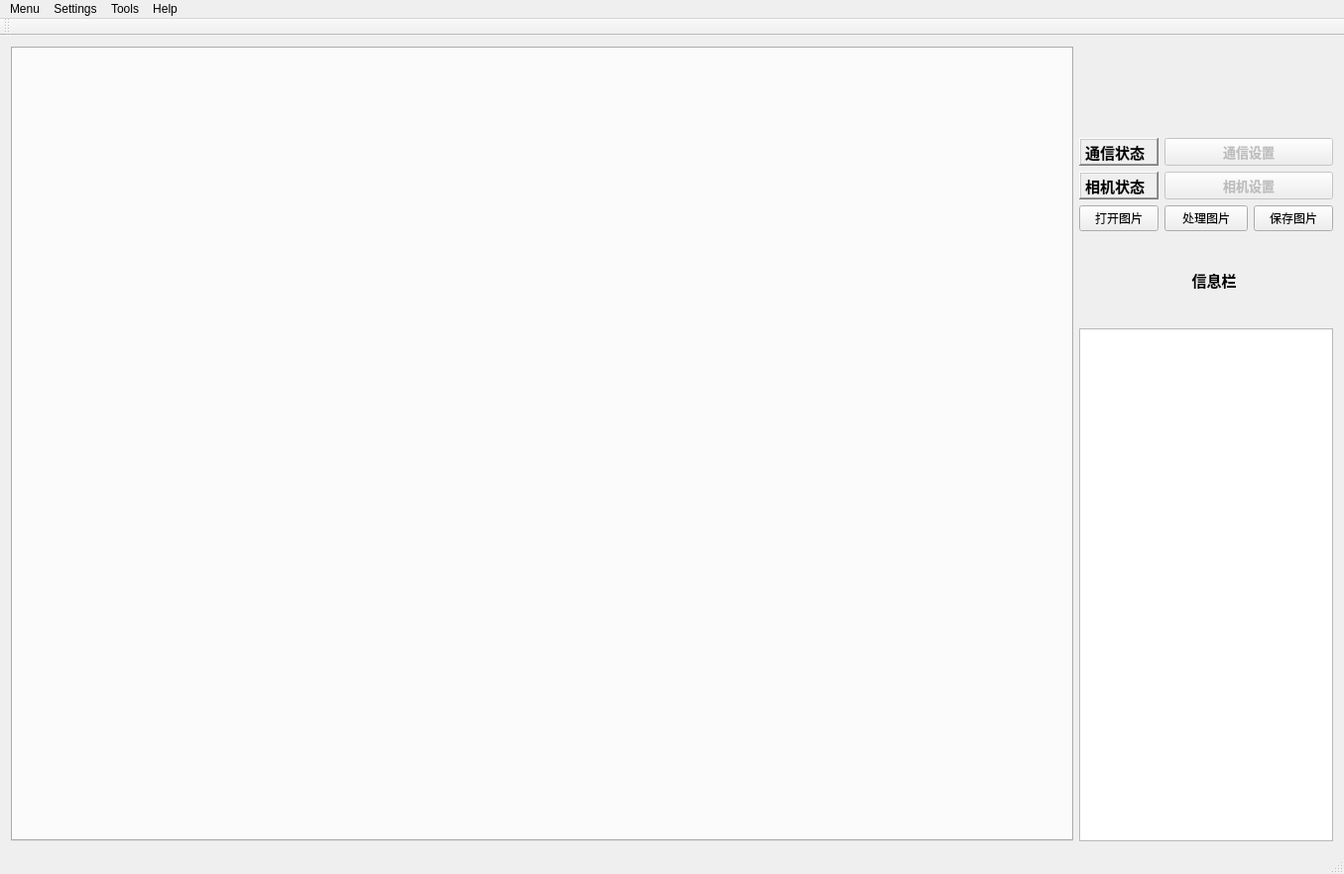
<?xml version="1.0" encoding="UTF-8"?>
<ui version="4.0">
 <class>XG_Vision</class>
 <widget class="QMainWindow" name="XG_Vision">
  <property name="windowModality">
   <enum>Qt::WindowModal</enum>
  </property>
  <property name="geometry">
   <rect>
    <x>0</x>
    <y>0</y>
    <width>1355</width>
    <height>881</height>
   </rect>
  </property>
  <property name="windowTitle">
   <string>XG_Vision</string>
  </property>
  <widget class="QWidget" name="centralWidget">
   <layout class="QGridLayout" name="gridLayout">
    <item row="5" column="1" rowspan="6" colspan="3">
     <widget class="QTextEdit" name="textEdit">
      <property name="sizePolicy">
       <sizepolicy hsizetype="Expanding" vsizetype="Expanding">
        <horstretch>0</horstretch>
        <verstretch>0</verstretch>
       </sizepolicy>
      </property>
      <property name="font">
       <font>
        <pointsize>10</pointsize>
       </font>
      </property>
      <property name="readOnly">
       <bool>true</bool>
      </property>
     </widget>
    </item>
    <item row="2" column="2" colspan="2">
     <widget class="QPushButton" name="pushButton_3">
      <property name="enabled">
       <bool>false</bool>
      </property>
      <property name="font">
       <font>
        <pointsize>10</pointsize>
        <weight>75</weight>
        <bold>true</bold>
       </font>
      </property>
      <property name="cursor">
       <cursorShape>PointingHandCursor</cursorShape>
      </property>
      <property name="layoutDirection">
       <enum>Qt::LeftToRight</enum>
      </property>
      <property name="autoFillBackground">
       <bool>false</bool>
      </property>
      <property name="text">
       <string>相机设置</string>
      </property>
     </widget>
    </item>
    <item row="0" column="0" rowspan="11">
     <widget class="QTabWidget" name="tabWidget">
      <property name="sizePolicy">
       <sizepolicy hsizetype="Expanding" vsizetype="Expanding">
        <horstretch>0</horstretch>
        <verstretch>0</verstretch>
       </sizepolicy>
      </property>
      <property name="autoFillBackground">
       <bool>true</bool>
      </property>
      <property name="currentIndex">
       <number>-1</number>
      </property>
     </widget>
    </item>
    <item row="3" column="1">
     <widget class="QPushButton" name="pushButton_6">
      <property name="text">
       <string>打开图片</string>
      </property>
     </widget>
    </item>
    <item row="3" column="2">
     <widget class="QPushButton" name="pushButton_5">
      <property name="text">
       <string>处理图片</string>
      </property>
     </widget>
    </item>
    <item row="2" column="1">
     <widget class="QLabel" name="label_4">
      <property name="font">
       <font>
        <pointsize>11</pointsize>
        <weight>75</weight>
        <bold>true</bold>
       </font>
      </property>
      <property name="frameShape">
       <enum>QFrame::WinPanel</enum>
      </property>
      <property name="frameShadow">
       <enum>QFrame::Raised</enum>
      </property>
      <property name="lineWidth">
       <number>3</number>
      </property>
      <property name="midLineWidth">
       <number>3</number>
      </property>
      <property name="text">
       <string>相机状态</string>
      </property>
     </widget>
    </item>
    <item row="3" column="3">
     <widget class="QPushButton" name="pushButton_4">
      <property name="text">
       <string>保存图片</string>
      </property>
     </widget>
    </item>
    <item row="1" column="2" colspan="2">
     <widget class="QPushButton" name="pushButton_7">
      <property name="enabled">
       <bool>false</bool>
      </property>
      <property name="font">
       <font>
        <pointsize>10</pointsize>
        <weight>75</weight>
        <bold>true</bold>
       </font>
      </property>
      <property name="layoutDirection">
       <enum>Qt::LeftToRight</enum>
      </property>
      <property name="autoFillBackground">
       <bool>false</bool>
      </property>
      <property name="text">
       <string>通信设置</string>
      </property>
     </widget>
    </item>
    <item row="1" column="1">
     <widget class="QLabel" name="label_3">
      <property name="font">
       <font>
        <pointsize>11</pointsize>
        <weight>75</weight>
        <bold>true</bold>
       </font>
      </property>
      <property name="frameShape">
       <enum>QFrame::WinPanel</enum>
      </property>
      <property name="frameShadow">
       <enum>QFrame::Raised</enum>
      </property>
      <property name="lineWidth">
       <number>3</number>
      </property>
      <property name="midLineWidth">
       <number>3</number>
      </property>
      <property name="text">
       <string>通信状态</string>
      </property>
     </widget>
    </item>
    <item row="4" column="2">
     <widget class="QLabel" name="label_2">
      <property name="sizePolicy">
       <sizepolicy hsizetype="Ignored" vsizetype="Ignored">
        <horstretch>0</horstretch>
        <verstretch>0</verstretch>
       </sizepolicy>
      </property>
      <property name="minimumSize">
       <size>
        <width>100</width>
        <height>20</height>
       </size>
      </property>
      <property name="font">
       <font>
        <pointsize>11</pointsize>
        <weight>75</weight>
        <bold>true</bold>
       </font>
      </property>
      <property name="layoutDirection">
       <enum>Qt::LeftToRight</enum>
      </property>
      <property name="text">
       <string>信息栏</string>
      </property>
      <property name="alignment">
       <set>Qt::AlignCenter</set>
      </property>
     </widget>
    </item>
   </layout>
  </widget>
  <widget class="QMenuBar" name="menuBar">
   <property name="geometry">
    <rect>
     <x>0</x>
     <y>0</y>
     <width>1355</width>
     <height>23</height>
    </rect>
   </property>
   <widget class="QMenu" name="menu">
    <property name="title">
     <string>Menu</string>
    </property>
    <addaction name="actionAdd_a_new_station"/>
    <addaction name="actionDel_a_station"/>
   </widget>
   <widget class="QMenu" name="menuAbout">
    <property name="title">
     <string>Help</string>
    </property>
    <addaction name="actionAbout_2"/>
   </widget>
   <widget class="QMenu" name="menuSettings">
    <property name="title">
     <string>Settings</string>
    </property>
    <addaction name="actionCamera_Settings"/>
    <addaction name="actionMatch_Settings"/>
    <addaction name="actionCommunicate_Settings"/>
    <addaction name="actionCalibration_Settings"/>
    <addaction name="actionRecord_Settings"/>
   </widget>
   <widget class="QMenu" name="menuTools">
    <property name="title">
     <string>Tools</string>
    </property>
    <addaction name="actionOpen_A_Image_And_Process"/>
    <addaction name="actionGrab_Image_And_Process"/>
   </widget>
   <addaction name="menu"/>
   <addaction name="menuSettings"/>
   <addaction name="menuTools"/>
   <addaction name="menuAbout"/>
  </widget>
  <widget class="QToolBar" name="mainToolBar">
   <attribute name="toolBarArea">
    <enum>TopToolBarArea</enum>
   </attribute>
   <attribute name="toolBarBreak">
    <bool>false</bool>
   </attribute>
  </widget>
  <widget class="QStatusBar" name="statusBar"/>
  <action name="actionAdd_a_new_station">
   <property name="text">
    <string>Add a new station</string>
   </property>
  </action>
  <action name="actionAbout">
   <property name="text">
    <string>About</string>
   </property>
  </action>
  <action name="actionAbout_2">
   <property name="text">
    <string>About</string>
   </property>
  </action>
  <action name="actionDel_a_station">
   <property name="text">
    <string>Del current station</string>
   </property>
  </action>
  <action name="actionCamera_Settings">
   <property name="text">
    <string>Camera Settings</string>
   </property>
  </action>
  <action name="actionMatch_Settings">
   <property name="text">
    <string>Match Settings</string>
   </property>
  </action>
  <action name="actionCommunicate_Settings">
   <property name="text">
    <string>Communicate Settings</string>
   </property>
  </action>
  <action name="actionCalibration_Settings">
   <property name="text">
    <string>Calibration Settings</string>
   </property>
  </action>
  <action name="actionOpen_A_Image_And_Process">
   <property name="text">
    <string>Open And Process Image</string>
   </property>
  </action>
  <action name="actionGrab_Image_And_Process">
   <property name="text">
    <string>Grab And Process Image</string>
   </property>
  </action>
  <action name="actionRecord_Settings">
   <property name="text">
    <string>Record Settings</string>
   </property>
  </action>
 </widget>
 <layoutdefault spacing="6" margin="11"/>
 <resources/>
 <connections/>
</ui>
